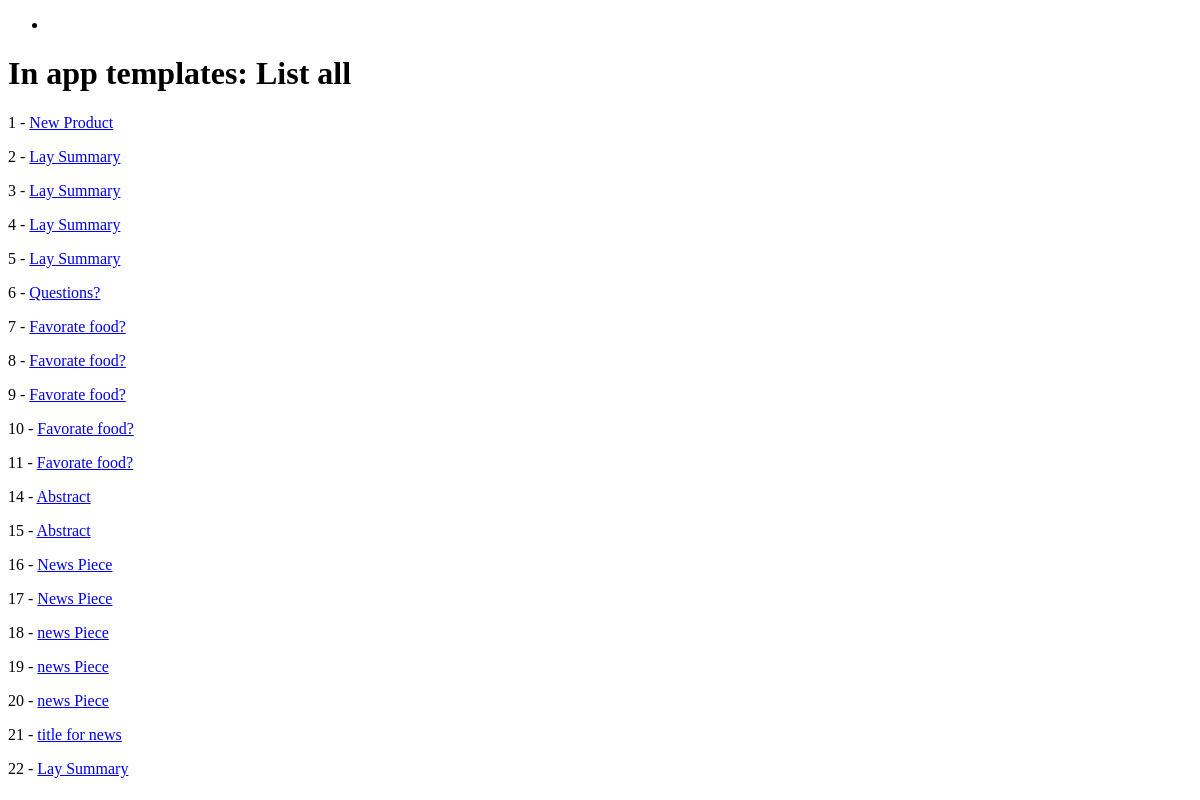
/product/, run on an earlier commit of the app's database.
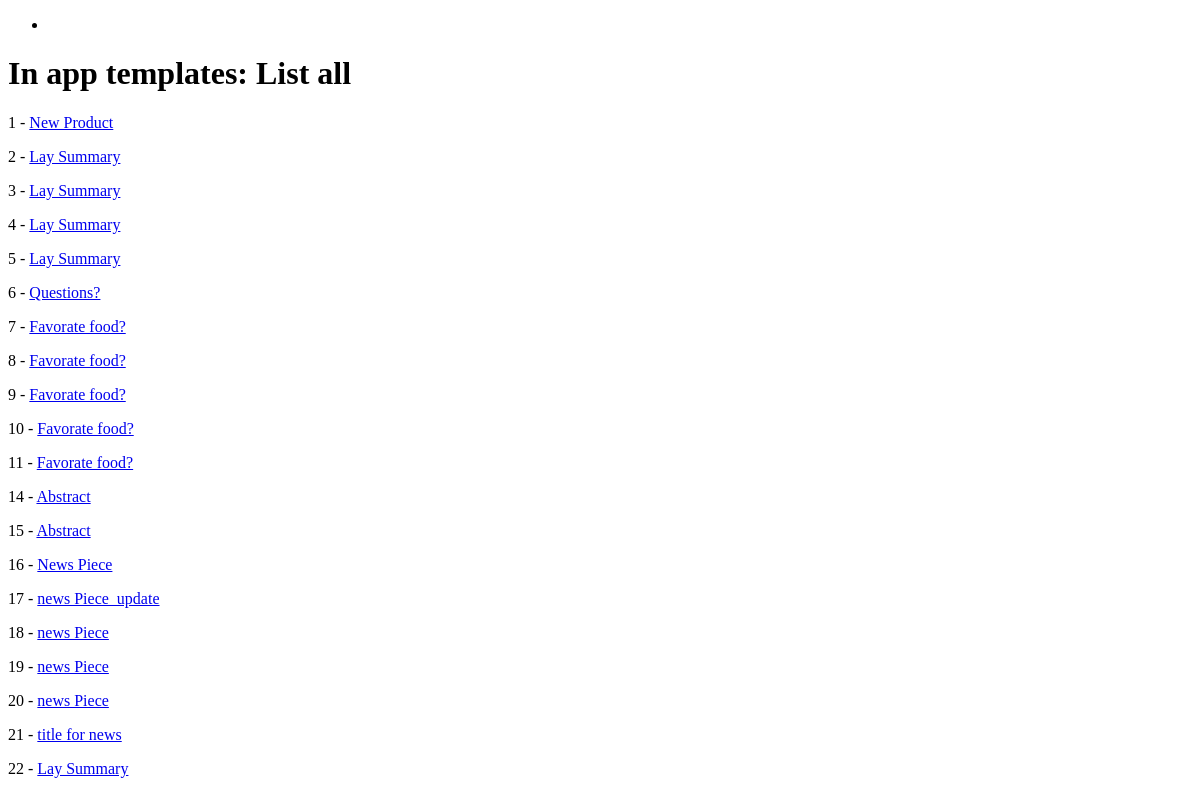
And on a later commit of the database.
### product/models.py (models this page shows)
class Product(models.Model):
    title = models.CharField(max_length=120)    # max_length is required
    description = models.TextField(blank=True, null=True)
    price = models.DecimalField(decimal_places=2, max_digits=100)
    summary = models.TextField(blank=False, null=False)
    featured = models.BooleanField()    # null=True, default=True
    def get_absolute_url(self):
        return reverse("product:product-lookup", kwargs={"my_id": self.id})

### product/views.py (the view)
# urls.py: path('', views.product_list_view, name='product-list'),
def product_list_view(request):
    queryset = Product.objects.all()
    context = {
            "object_list": queryset,
    }
    return render(request, "product/product_list.html", context)

### product/templates/product/product_list.html
{% extends 'base.html' %}
{% block content %}
<h1>In app templates: List all</h1>
{% for instance in object_list  %}
    <p> {{ instance.id }} - <a href='{{ instance.get_absolute_url }}'>{{ instance.title }}</p></a>
{% endfor %}
{% endblock content %}

What changed in the data, as far as the page shows it:
changed Product id 17: title "News Piece" → "news Piece_update"
